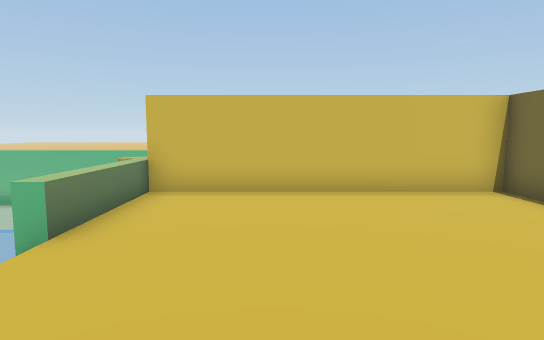
[1] (above)

14 first-person views from a walk through a 3-D level made in the Unity game engine. The camera is 1.3 m above the floor, tilts 6° down and sees 75° across. The floor is counted in squares, 1 m on a side. Each view is taken from the middle of a square. On the plan, view 1 faces up. The plan holds only what a view shows up to about 15 squares ahead; the rest is blank. The place goes on beyond the plan. The player is left out. Some animated figures are not drawn. Door leaves are left out, so doorways stand open.

[2]
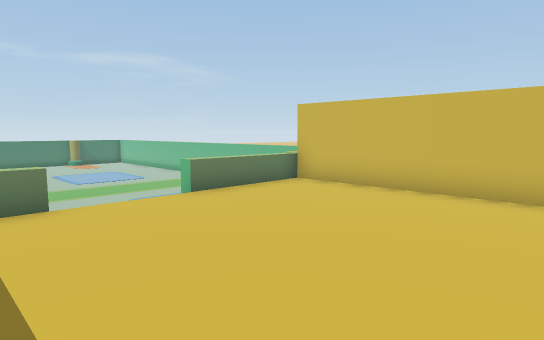

[3]
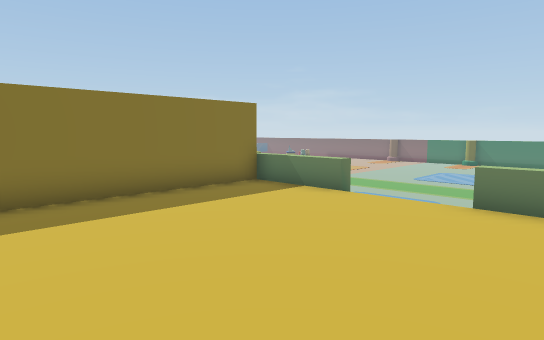

[4]
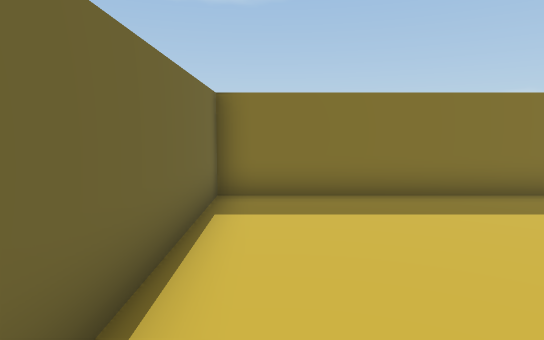

[5]
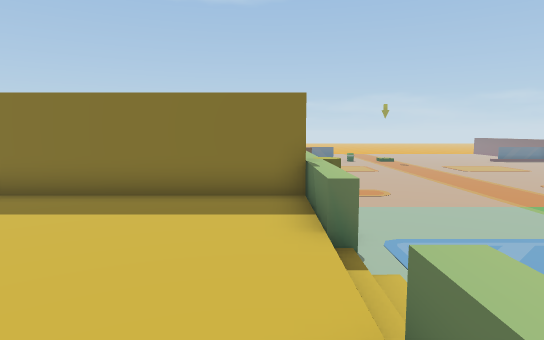

[6]
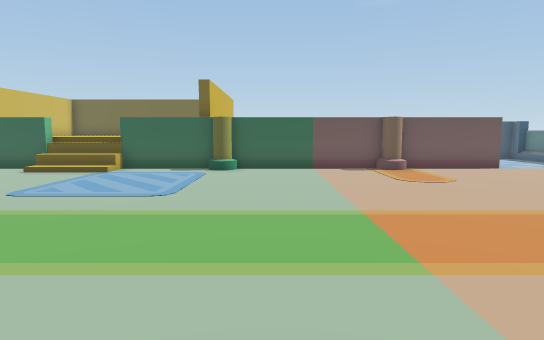

[7]
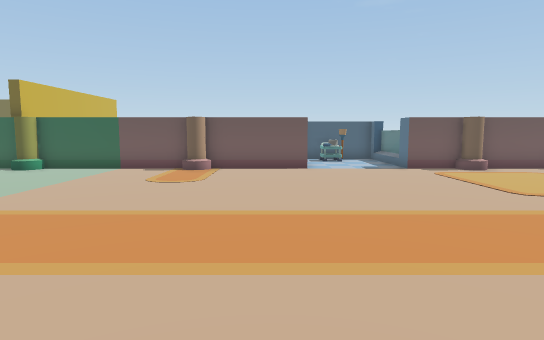

[8]
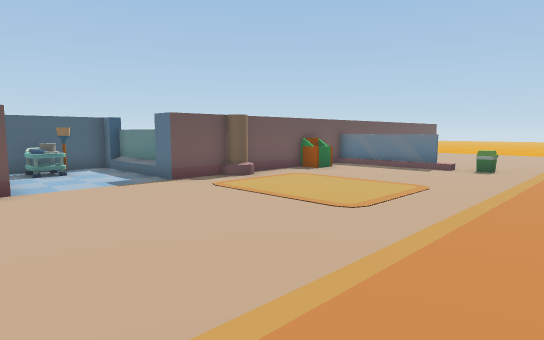

[9]
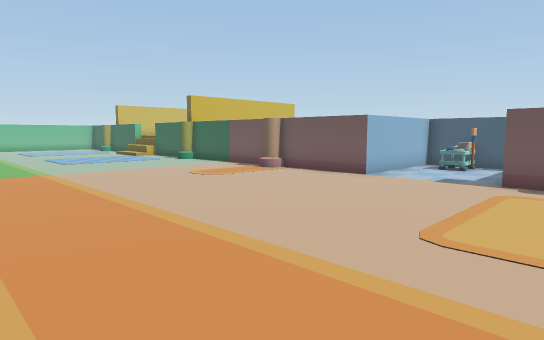

[10]
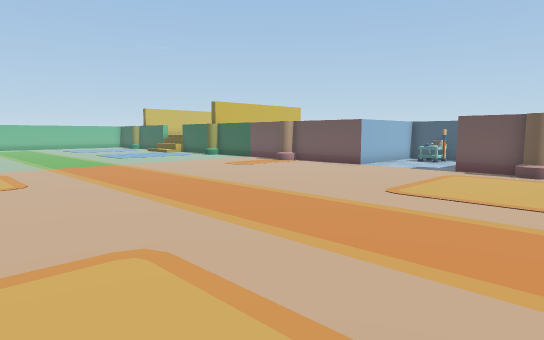

[11]
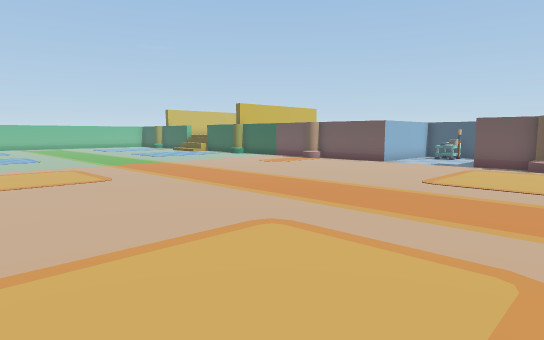

[12]
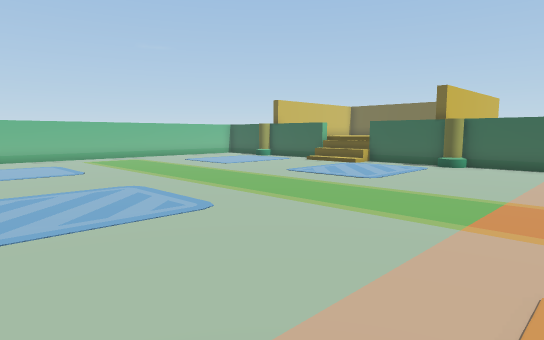

[13]
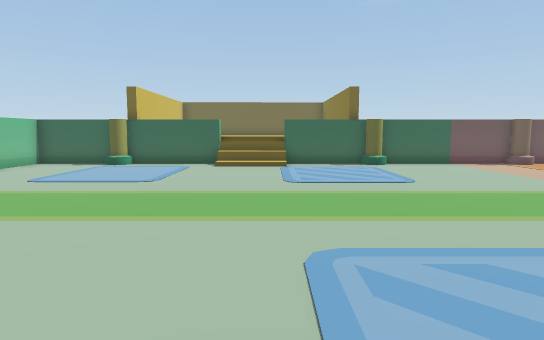

[14]
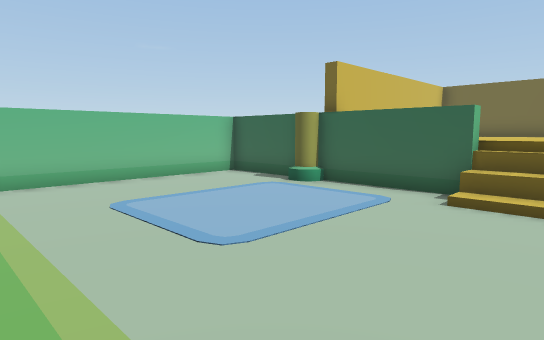

### Floor plan
Key: @ floor where view 1 was taken; # wall or solid block; . main floor; : floor 0.25 m higher than the main floor; + floor 1.25 m higher than the main floor; / step, stairs or slope; D open door; ^ raised ledge; O other object.
Columns run from 18 left of view 1 to 5 right of it. Each row starts with its distance up from view 1.
 12    #    ########
 11    .    .......#
 10   ...   .......#
  9   ....  .......#
  8   ::......::::.#########
  7   ::......::::.^+++++++#
  6   ::......::::.^+++++++#
  5   .............^+++++++#
  4  ............./^+++++++#
  3  .............//+++++++#
  2 ..............//+++++++#
  1  :::......::::.^+++++++#
  0  :::......::::.^++@++++#
 -1  :::......::::.#########
 -2  ..............#
 -3 ...............#
 -4 ...............#
 -5  ..............#
 -6   .............#
 -7 : ::...........#
 -8   ::...........#
 -9  :::...........#
-10  :::...........#
-11  ..............#
-12  ..............######
-13  ..............D..OO#
-14  ..............D..OO#
-15  ..............D....#
-16 ...............D#####
-17 ::::......::::.#
-18 ::::......::::.#
-19  :::......::::.#
-20 . .............#

Where each view was taken, in squares from view 1:
view 1: 0 up, 0 right, facing up
view 2: 0 up, 4 right, facing up-left
view 3: 6 up, 4 right, facing down-left
view 4: 6 up, 4 right, facing down
view 5: 6 up, 2 left, facing down
view 6: 4 down, 16 left, facing right
view 7: 11 down, 16 left, facing right
view 8: 11 down, 12 left, facing down-right
view 9: 18 down, 13 left, facing up-right
view 10: 20 down, 16 left, facing up-right
view 11: 20 down, 18 left, facing up-right
view 12: 7 down, 18 left, facing up-right
view 13: 2 up, 18 left, facing right
view 14: 2 up, 11 left, facing up-right
